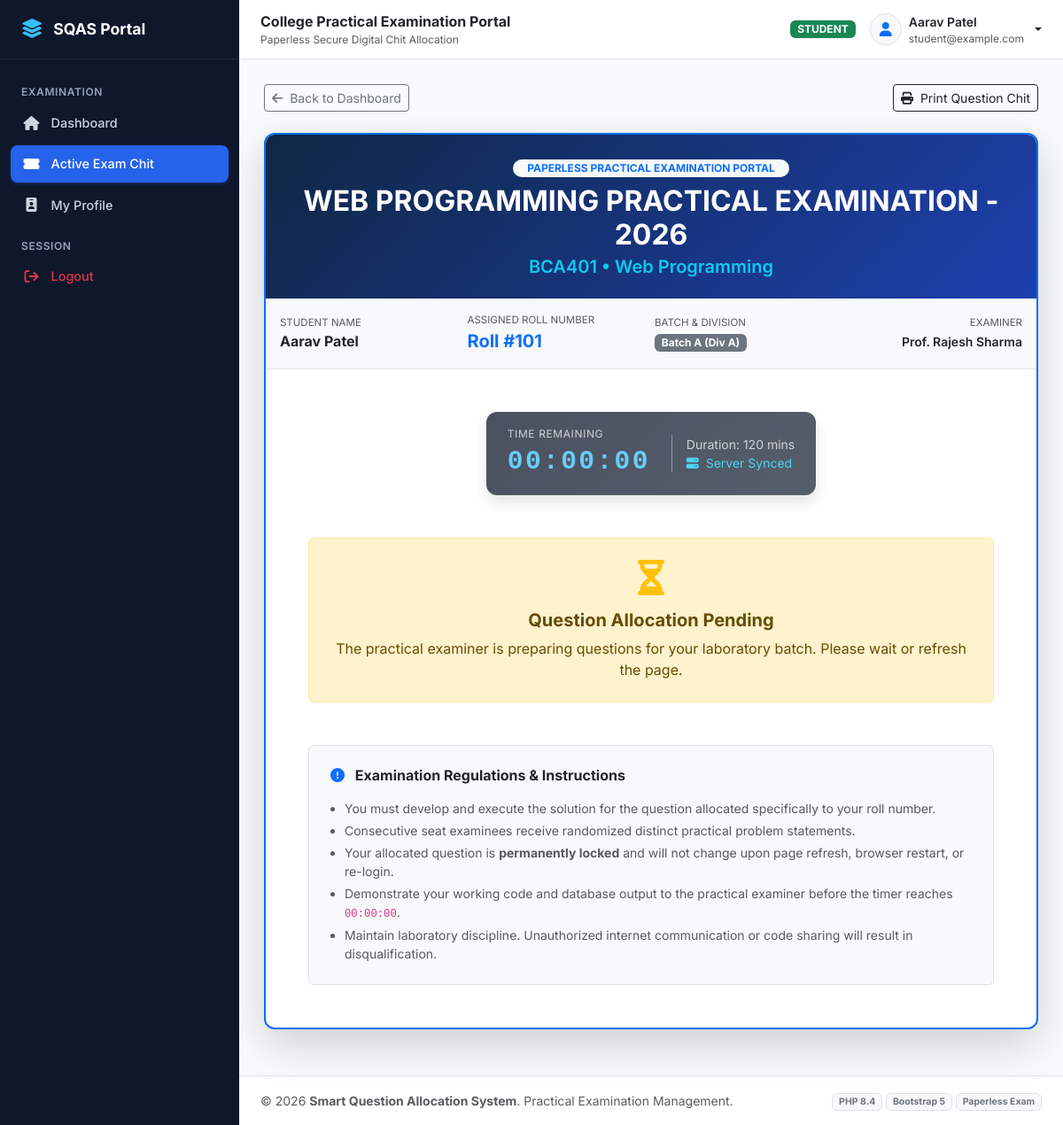
The app's page /student/active_exam.php?exam_id=1 (signed in) with its own data.
### tables this page shows
CREATE TABLE `students` (
  `student_id` INT AUTO_INCREMENT PRIMARY KEY,
  `user_id` INT NOT NULL UNIQUE,
  `enrollment_no` VARCHAR(50) NOT NULL UNIQUE,
  `roll_no` INT NOT NULL,
  `semester_id` INT NOT NULL,
  `division_id` INT NOT NULL,
  `batch_id` INT NOT NULL,
  `status` ENUM('active', 'inactive') NOT NULL DEFAULT 'active',
  `created_at` TIMESTAMP DEFAULT CURRENT_TIMESTAMP,
  INDEX `idx_student_roll` (`roll_no`),
  INDEX `idx_student_batch` (`batch_id`),
  FOREIGN KEY (`user_id`) REFERENCES `users`(`user_id`) ON DELETE CASCADE,
  FOREIGN KEY (`semester_id`) REFERENCES `semesters`(`semester_id`) ON DELETE CASCADE,
  FOREIGN KEY (`division_id`) REFERENCES `divisions`(`division_id`) ON DELETE CASCADE,
  FOREIGN KEY (`batch_id`) REFERENCES `batches`(`batch_id`) ON DELETE CASCADE
);

CREATE TABLE `users` (
  `user_id` INT AUTO_INCREMENT PRIMARY KEY,
  `name` VARCHAR(100) NOT NULL,
  `email` VARCHAR(100) NOT NULL UNIQUE,
  `username` VARCHAR(50) NOT NULL UNIQUE,
  `password` VARCHAR(255) NOT NULL,
  `role` ENUM('admin', 'faculty', 'student') NOT NULL,
  `status` ENUM('active', 'inactive') NOT NULL DEFAULT 'active',
  `created_at` TIMESTAMP DEFAULT CURRENT_TIMESTAMP,
  `updated_at` TIMESTAMP DEFAULT CURRENT_TIMESTAMP ON UPDATE CURRENT_TIMESTAMP,
  INDEX `idx_users_role` (`role`),
  INDEX `idx_users_status` (`status`)
);

CREATE TABLE `exams` (
  `exam_id` INT AUTO_INCREMENT PRIMARY KEY,
  `exam_name` VARCHAR(150) NOT NULL,
  `exam_code` VARCHAR(50) NOT NULL UNIQUE,
  `subject_id` INT NOT NULL,
  `semester_id` INT NOT NULL,
  `division_id` INT NOT NULL,
  `batch_id` INT NOT NULL,
  `faculty_id` INT NOT NULL,
  `exam_date` DATE NOT NULL,
  `start_time` TIME NOT NULL,
  `end_time` TIME NOT NULL,
  `duration_minutes` INT NOT NULL DEFAULT 120,
  `total_marks` INT NOT NULL DEFAULT 50,
  `instructions` TEXT DEFAULT NULL,
  `allocation_rule` ENUM('random_no_consecutive', 'pure_random') NOT NULL DEFAULT 'random_no_consecutive',
  `status` ENUM('draft', 'scheduled', 'running', 'completed', 'cancelled') NOT NULL DEFAULT 'scheduled',
  `started_at` DATETIME DEFAULT NULL,
  `ended_at` DATETIME DEFAULT NULL,
  `created_at` TIMESTAMP DEFAULT CURRENT_TIMESTAMP,
  INDEX `idx_exam_status` (`status`),
  FOREIGN KEY (`subject_id`) REFERENCES `subjects`(`subject_id`) ON DELETE CASCADE,
  FOREIGN KEY (`semester_id`) REFERENCES `semesters`(`semester_id`) ON DELETE CASCADE,
  FOREIGN KEY (`division_id`) REFERENCES `divisions`(`division_id`) ON DELETE CASCADE,
  FOREIGN KEY (`batch_id`) REFERENCES `batches`(`batch_id`) ON DELETE CASCADE,
  FOREIGN KEY (`faculty_id`) REFERENCES `faculty`(`faculty_id`) ON DELETE CASCADE
);

CREATE TABLE `subjects` (
  `subject_id` INT AUTO_INCREMENT PRIMARY KEY,
  `subject_code` VARCHAR(50) NOT NULL UNIQUE,
  `subject_name` VARCHAR(150) NOT NULL,
  `semester_id` INT NOT NULL,
  `status` ENUM('active', 'inactive') NOT NULL DEFAULT 'active',
  `created_at` TIMESTAMP DEFAULT CURRENT_TIMESTAMP,
  FOREIGN KEY (`semester_id`) REFERENCES `semesters`(`semester_id`) ON DELETE CASCADE
);

CREATE TABLE `batches` (
  `batch_id` INT AUTO_INCREMENT PRIMARY KEY,
  `batch_name` VARCHAR(50) NOT NULL,
  `semester_id` INT NOT NULL,
  `division_id` INT NOT NULL,
  `start_roll_no` INT NOT NULL,
  `end_roll_no` INT NOT NULL,
  `status` ENUM('active', 'inactive') NOT NULL DEFAULT 'active',
  `created_at` TIMESTAMP DEFAULT CURRENT_TIMESTAMP,
  INDEX `idx_batch_sem_div` (`semester_id`, `division_id`),
  FOREIGN KEY (`semester_id`) REFERENCES `semesters`(`semester_id`) ON DELETE CASCADE,
  FOREIGN KEY (`division_id`) REFERENCES `divisions`(`division_id`) ON DELETE CASCADE
);

CREATE TABLE `divisions` (
  `division_id` INT AUTO_INCREMENT PRIMARY KEY,
  `division_name` VARCHAR(20) NOT NULL UNIQUE,
  `status` ENUM('active', 'inactive') NOT NULL DEFAULT 'active',
  `created_at` TIMESTAMP DEFAULT CURRENT_TIMESTAMP
);

### includes/auth.php (called while the page is built, shortened)
<?php
function is_logged_in() {
    return isset($_SESSION['user_id']) && !empty($_SESSION['user_id']);
}
function get_logged_in_user() {
    return [
        'user_id'   => $_SESSION['user_id'] ?? null,
        'name'      => $_SESSION['user_name'] ?? '',
        'email'     => $_SESSION['user_email'] ?? '',
        'username'  => $_SESSION['user_username'] ?? '',
        'role'      => $_SESSION['user_role'] ?? '',
        'detail_id' => $_SESSION['user_detail_id'] ?? null,
    ];
}

### includes/functions.php (called while the page is built, shortened)
<?php
function e($string) {
    return htmlspecialchars((string)$string, ENT_QUOTES, 'UTF-8');
}

### student/active_exam.php (the view, shortened to what this page needs)
<?php
require_once __DIR__ . '/../includes/auth.php';
require_once __DIR__ . '/../includes/functions.php';
$studentId = $_SESSION['user_detail_id'] ?? 0;
$examId = (int)($_GET['exam_id'] ?? 0);
$stuStmt = $pdo->prepare("
    SELECT s.*, u.name, u.email, sem.semester_name, d.division_name, b.batch_name
    FROM students s
    JOIN users u ON s.user_id = u.user_id
    JOIN semesters sem ON s.semester_id = sem.semester_id
    JOIN divisions d ON s.division_id = d.division_id
    JOIN batches b ON s.batch_id = b.batch_id
    WHERE s.student_id = ?
");
$stuStmt->execute([$studentId]);
$student = $stuStmt->fetch();
$stmt = $pdo->prepare("
    SELECT e.*, s.subject_name, s.subject_code,
           qa.allocation_id, qa.allocated_at, qa.status as alloc_status,
           q.question_number, q.question_text,
           f_u.name as examiner_name
    FROM exams e
    JOIN subjects s ON e.subject_id = s.subject_id
    JOIN faculty f ON e.faculty_id = f.faculty_id
    JOIN users f_u ON f.user_id = f_u.user_id
    LEFT JOIN question_allocations qa ON e.exam_id = qa.exam_id AND qa.student_id = ?
    LEFT JOIN questions q ON qa.question_id = q.question_id
    WHERE e.exam_id = ?
");
$stmt->execute([$studentId, $examId]);
$exam = $stmt->fetch();
include __DIR__ . '/../includes/header.php';
?>
<div class="d-flex justify-content-between align-items-center mb-4 flex-wrap gap-2 no-print">
    <div>
        <a href="dashboard.php" class="btn btn-outline-secondary btn-sm">
            <i class="fa-solid fa-arrow-left me-1"></i> Back to Dashboard
        </a>
    </div>
    <div class="d-flex gap-2">
        <button class="btn btn-outline-dark btn-sm btn-print">
            <i class="fa-solid fa-print me-1"></i> Print Question Chit
        </button>
    </div>
</div>
<div class="card mb-4 border-2 border-primary shadow-lg overflow-hidden">
    <div class="p-4 text-white text-center" style="background: linear-gradient(135deg, #0f2744 0%, #1e40af 100%);">
        <div class="badge bg-light text-primary px-3 py-1 text-uppercase fw-bold rounded-pill mb-2">
            Paperless Practical Examination Portal
        </div>
        <h2 class="fw-bold mb-1 text-uppercase tracking-wide"><?= e($exam['exam_name']) ?></h2>
        <h5 class="text-info fw-semibold mb-0"><?= e($exam['subject_code']) ?> &bull; <?= e($exam['subject_name']) ?></h5>
    </div>
    <div class="p-3 bg-light border-bottom">
        <div class="row g-2 align-items-center text-center text-md-start">
            <div class="col-6 col-md-3">
                <small class="text-muted text-uppercase d-block" style="font-size: 0.72rem;">Student Name</small>
                <strong class="text-dark fs-6"><?= e($student['name']) ?></strong>
            </div>
            <div class="col-6 col-md-3">
                <small class="text-muted text-uppercase d-block" style="font-size: 0.72rem;">Assigned Roll Number</small>
                <strong class="text-primary fs-5">Roll #<?= e($student['roll_no']) ?></strong>
            </div>
            <div class="col-6 col-md-3">
                <small class="text-muted text-uppercase d-block" style="font-size: 0.72rem;">Batch & Division</small>
                <span class="badge bg-secondary"><?= e($student['batch_name']) ?> (Div <?= e($student['division_name']) ?>)</span>
            </div>
            <div class="col-6 col-md-3 text-md-end">
                <small class="text-muted text-uppercase d-block" style="font-size: 0.72rem;">Examiner</small>
                <span class="text-dark small fw-semibold"><?= e($exam['examiner_name']) ?></span>
            </div>
        </div>
    </div>
    <div class="card-body p-4 p-md-5">
        <div class="text-center mb-5 no-print" id="examActionArea">
            <div class="exam-timer-box shadow">
                <div class="text-start">
                    <div class="text-uppercase small text-light opacity-75" style="font-size: 0.75rem; letter-spacing: 0.05em;">Time Remaining</div>
                    <div class="timer-digits" id="timerDisplay">--:--:--</div>
                </div>
                <div class="border-start border-secondary ps-3 ms-2 text-start">
                    <div class="small text-light opacity-75">Duration: <?= $exam['duration_minutes'] ?> mins</div>
                    <div class="small text-info"><i class="fa-solid fa-server me-1"></i> Server Synced</div>
                </div>
            </div>
        </div>
        <?php if ($exam['allocation_id'] && !empty($exam['question_text'])): ?>
            <div class="chit-container text-center">
                <div class="chit-badge">
                    <i class="fa-solid fa-ticket-simple me-1"></i> Your Allocated Question Chit
                </div>
                <div class="my-3">
                    <span class="badge bg-primary fs-4 px-4 py-2 shadow-sm rounded-pill">
                        QUESTION NO. <?= e($exam['question_number']) ?>
                    </span>
                </div>
                <div class="chit-question-text text-start shadow-sm">
                    <?= nl2br(e($exam['question_text'])) ?>
                </div>
                <div class="d-flex justify-content-between align-items-center flex-wrap gap-2 text-muted small mt-4 pt-3 border-top">
                    <div>
                        <i class="fa-solid fa-fingerprint me-1 text-primary"></i>
                        Chit Allocation ID: <code>SQAS-AL-<?= str_pad($exam['allocation_id'], 6, '0', STR_PAD_LEFT) ?></code>
                    </div>
                    <div>
                        <i class="fa-solid fa-calendar-check me-1 text-success"></i>
                        Timestamp: <strong><?= format_datetime($exam['allocated_at']) ?></strong>
                    </div>
                </div>
            </div>
        <?php else: ?>
            <div class="alert alert-warning text-center p-4">
                <i class="fa-solid fa-hourglass-half fs-1 text-warning mb-3 d-block"></i>
                <h5 class="fw-bold">Question Allocation Pending</h5>
                <p class="mb-0">The practical examiner is preparing questions for your laboratory batch. Please wait or refresh the page.</p>
            </div>
        <?php endif; ?>
        <div class="mt-5 p-4 bg-light rounded border">
            <h6 class="fw-bold text-dark mb-3"><i class="fa-solid fa-circle-exclamation me-2 text-primary"></i> Examination Regulations & Instructions</h6>
            <ul class="text-muted small mb-0 ps-3">
                <li class="mb-1">You must develop and execute the solution for the question allocated specifically to your roll number.</li>
                <li class="mb-1">Consecutive seat examinees receive randomized distinct practical problem statements.</li>
                <li class="mb-1">Your allocated question is <strong>permanently locked</strong> and will not change upon page refresh, browser restart, or re-login.</li>
                <li class="mb-1">Demonstrate your working code and database output to the practical examiner before the timer reaches <code>00:00:00</code>.</li>
                <li>Maintain laboratory discipline. Unauthorized internet communication or code sharing will result in disqualification.</li>
            </ul>
        </div>
    </div>
</div>
<?php include __DIR__ . '/../includes/footer.php'; ?>

### includes/navbar.php (shortened to what this page needs)
<?php
$roleBadgeClass = match($currentUser['role'] ?? '') {
    'admin'   => 'bg-danger',
    'faculty' => 'bg-primary',
    'student' => 'bg-success',
    default   => 'bg-secondary'
};
?>
<header class="app-navbar no-print">
    <div class="d-flex align-items-center gap-3">
        <div class="d-flex flex-column">
            <span class="fw-bold text-dark fs-6 d-none d-sm-inline">College Practical Examination Portal</span>
            <small class="text-muted d-none d-md-inline" style="font-size: 0.75rem;">Paperless Secure Digital Chit Allocation</small>
        </div>
    </div>
    <div class="d-flex align-items-center gap-3">
        <span class="badge <?= $roleBadgeClass ?> text-uppercase px-2 py-1" style="font-size: 0.75rem;">
            <?= e($currentUser['role'] ?? 'User') ?>
        </span>
        <div class="dropdown">
            <a href="#" class="d-flex align-items-center text-dark text-decoration-none dropdown-toggle gap-2" id="userMenuDropdown" data-bs-toggle="dropdown" aria-expanded="false">
                <div class="rounded-circle bg-light border d-flex align-items-center justify-content-center text-primary fw-bold" style="width: 36px; height: 36px;">
                    <i class="fa-solid fa-user"></i>
                </div>
                <div class="d-none d-md-block text-start">
                    <div class="fw-semibold small leading-tight"><?= e($currentUser['name'] ?? 'User') ?></div>
                    <div class="text-muted" style="font-size: 0.75rem;"><?= e($currentUser['email'] ?? '') ?></div>
                </div>
            </a>
        </div>
    </div>
</header>

### assets/css/style.css (style rules this page uses)
:root { --primary-navy: #0f2744; --primary-blue: #1e40af; --primary-accent: #2563eb; --primary-hover: #1d4ed8; --bg-slate: #f8fafc; --bg-sidebar: #0f172a; --bg-sidebar-hover: #1e293b; --text-dark: #1e293b; --text-muted: #64748b; --border-light: #e2e8f0; --card-shadow: 0 4px 6px -1px rgba(0, 0, 0, 0.05), 0 2px 4px -2px rgba(0, 0, 0, 0.05); --card-hover-shadow: 0 10px 15px -3px rgba(0, 0, 0, 0.08), 0 4px 6px -4px rgba(0, 0, 0, 0.05); }
body { font-family: 'Inter', system-ui, -apple-system, BlinkMacSystemFont, "Segoe UI", Roboto, sans-serif; background-color: var(--bg-slate); color: var(--text-dark); min-height: 100vh; display: flex; flex-direction: column; }
.app-navbar { background-color: #ffffff; border-bottom: 1px solid var(--border-light); padding: 0.75rem 1.5rem; display: flex; align-items: center; justify-content: space-between; box-shadow: 0 1px 2px 0 rgba(0, 0, 0, 0.03); }
.card { border: 1px solid var(--border-light); border-radius: 0.75rem; box-shadow: var(--card-shadow); transition: box-shadow 0.2s ease, transform 0.2s ease; background-color: #ffffff; }
.exam-timer-box { background: linear-gradient(135deg, #0f172a 0%, #1e293b 100%); color: white; border-radius: 0.75rem; padding: 1rem 1.5rem; display: inline-flex; align-items: center; gap: 1rem; }
.timer-digits { font-size: 1.85rem; font-weight: 800; font-family: 'Courier New', Courier, monospace; color: #38bdf8; letter-spacing: 0.08em; }

### records on screen
students: user.name "Aarav Patel", user.email "student@example.com", roll_no "101", batch.batch_name "Batch A", division.division_name "A"
exams: exam_name "WEB PROGRAMMING PRACTICAL EXAMINATION - 2026", subject.subject_code "BCA401", subject.subject_name "Web Programming", users.name "Prof. Rajesh Sharma", duration_minutes "120"

### other values on screen
$currentUser['role'] "STUDENT"
APP_NAME "Smart Question Allocation System"
PHP_MAJOR_VERSION "8"
PHP_MINOR_VERSION "4"
